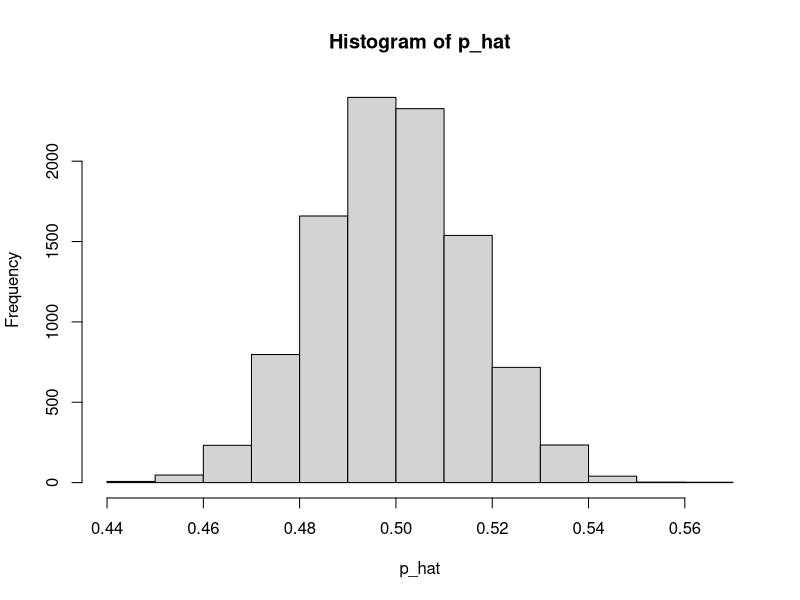

The R script that drew this image:
# Hypothesis test _> starting from the null distribution 
# H0 assumes NO DIFFERENCE between p_hat1 and p_hat2
# If there's no difference, toss them all in the same bag

# Let's simulate what a null distribution looks like
p <- 0.5
n1 <- 600 
n2 <- 400 

# Simpulate samples from that null distribution 
n_samples <- 1e4
x1 <- rbinom(n = n_samples,
             size = n1, 
             prob = p)
x2 <- rbinom(n = n_samples,
             size = n2, 
             prob = p)

# Calculate statistic for each sample
p1_hat <- x1/n1
p2_hat <- x2/n2
diff_prop <- p2_hat - p1_hat

# standard error for the null hypothsis
# SE(p_hat)
p_hat <- (x1 + x2)/ (n1+ n2)
hist(p_hat)

se_null <- sqrt(p_hat *(1 - p_hat) * (1/n1 + 1/n2))

# pnorm() is the are under the curve
# why is mean = 0?
# The mean is zero because we're t
# why is sd = se_null? by definition
# why is te first argument = diff_prop? 
# We're trying to find how much of this tail falls to the right of the diff_prop line
pval <- pnorm(diff_prop, mean = 0, sd = se_null, lower.tail = FALSE)
